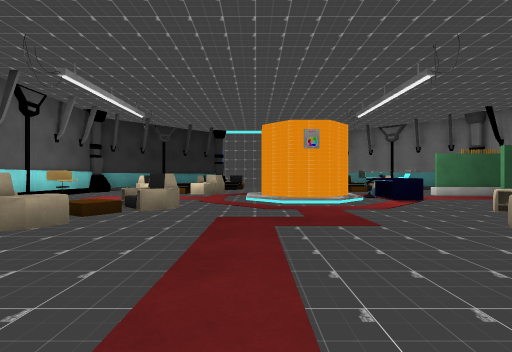
view 1 (above)

16 first-person views from a walk through a 3-D level made in the Unity game engine. The camera is 1.2 m above the floor, looks level and sees 85° across. The floor is counted in squares, 2 m on a side. Each view is taken from the middle of a square. On the plan, view 1 faces up. The plan holds only what a view shows up to about 9 squares ahead; the rest is blank. The place goes on beyond the plan. The player is left out. Some surface patterns are stand-ins.

view 2
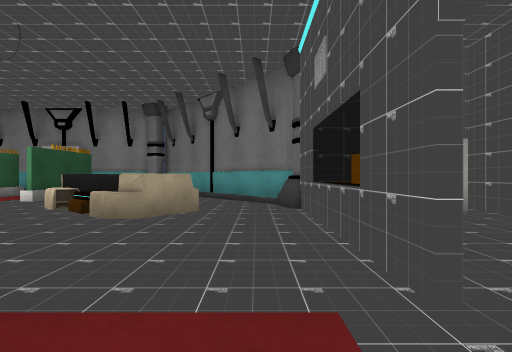

view 3
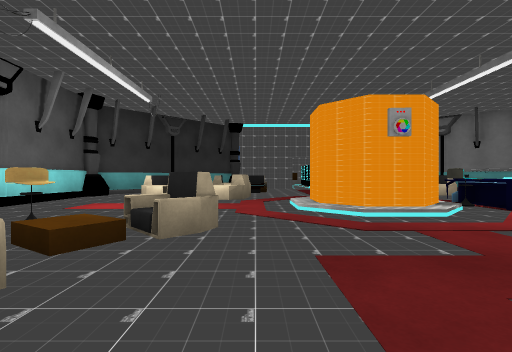

view 4
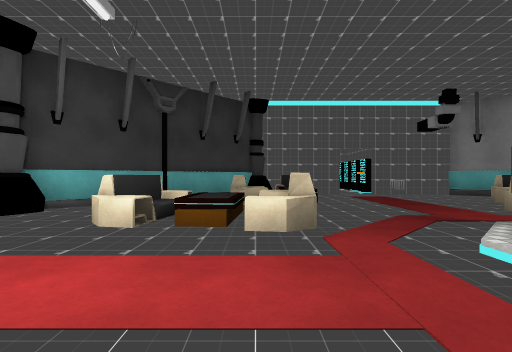

view 5
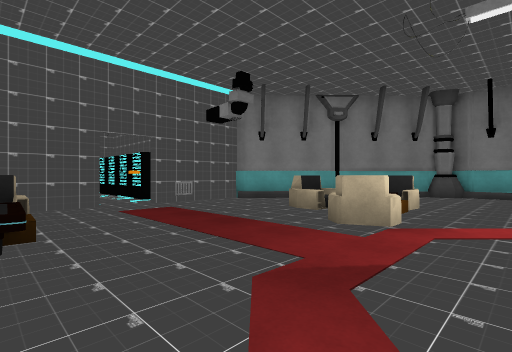

view 6
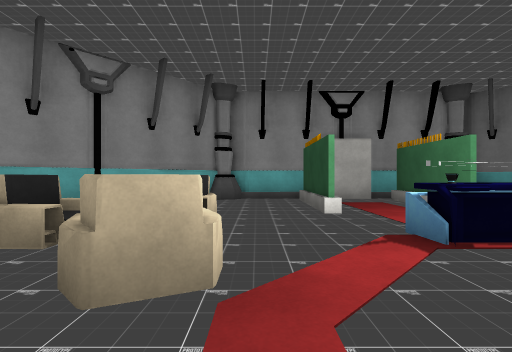

view 7
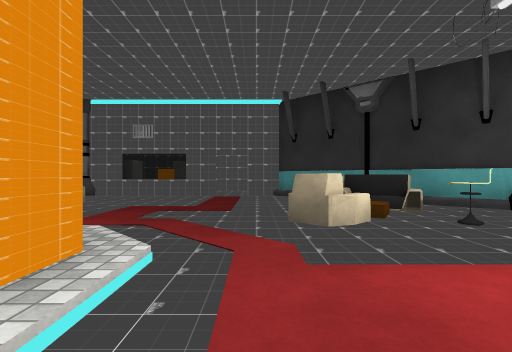

view 8
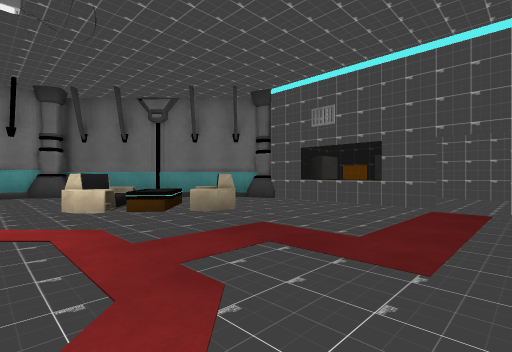

view 9
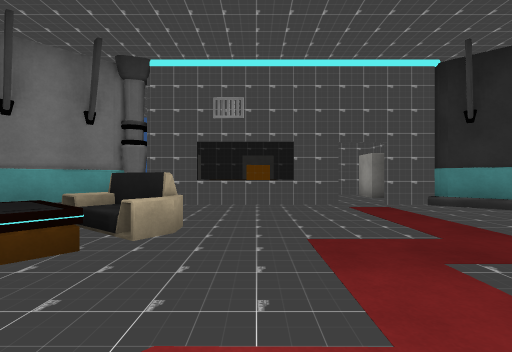

view 10
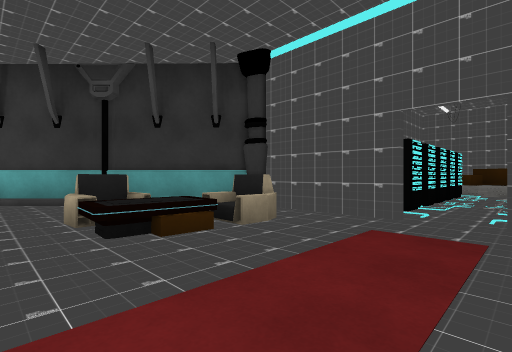

view 11
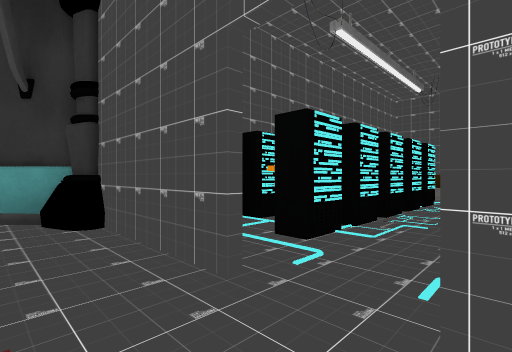

view 12
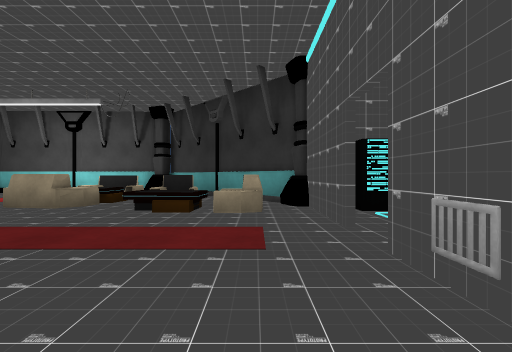

view 13
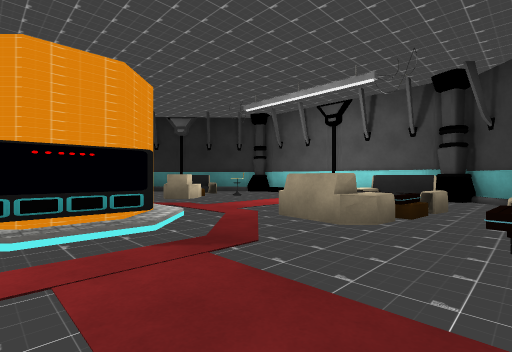

view 14
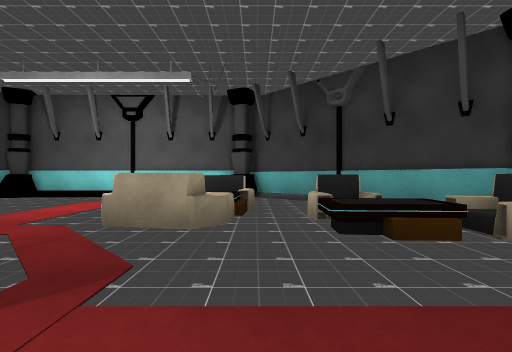

view 15
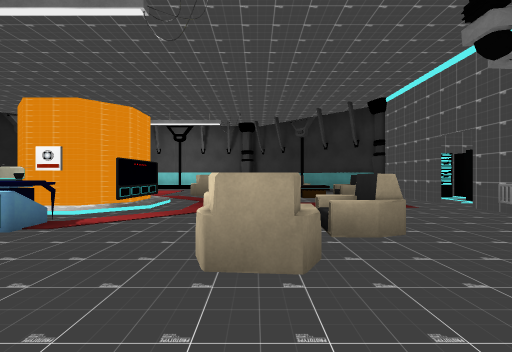

view 16
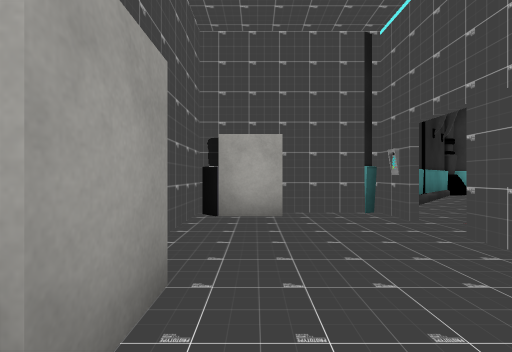

### Floor plan
Key: @ floor where view 1 was taken; # wall or solid block; x gap in a wall; . main floor; : floor 0.75 m higher than the main floor; / step, stairs or slope; = window, fence, low wall or low ledge; ^ raised ledge; T table; O other object.
Columns run from 7 left of view 1 to 9 right of it. Each row starts with its distance up from view 1.
 20        O.
 19        O.O
 18        O.O
 17       OO.O
 16       O..O
 15      # #.#O##
 14     #.O.....##
 13    #..T.......#
 12  ##..O:....O...#
 11 x#..O/....O/O...#
 10  #.OTO..........#
  9  #...O../O...####
  8  #...../###^... #
  7  #...../##O^....#
  6  #......//...####
  5  #.O.O.....OO...#
  4  #.OO....../O  /#
  3   #OO.....OT/ /#
  2    #.......O./#
  1     #........#
  0      #O@#==##
 -1      #.... #
 -2      #.....#
 -3      #O#####

Positions as (right, up) in squares from view 1, and headings:
1: (0, 0), facing up
2: (-1, 1), facing right
3: (-1, 2), facing up
4: (-2, 6), facing up
5: (-1, 9), facing up-right
6: (1, 10), facing right
7: (-1, 9), facing down
8: (-1, 6), facing down-right
9: (2, 6), facing down
10: (2, 11), facing up-left
11: (2, 14), facing up-left
12: (4, 14), facing left
13: (2, 12), facing down-left
14: (2, 11), facing left
15: (7, 11), facing left
16: (3, -2), facing left
